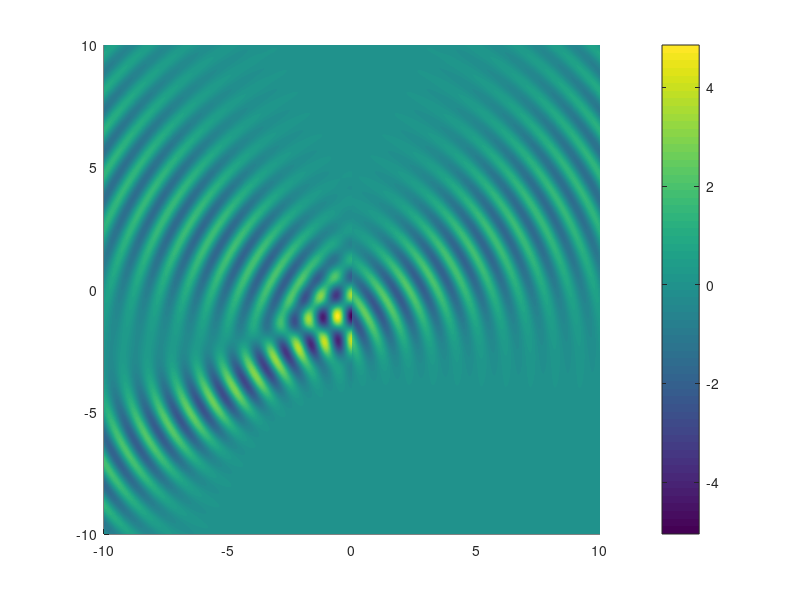

Write MATLAB code to recreate this figure.
clear;
clc;

% Parameter settings
width_gaussian_wave = 1; % Width of the Gaussian wave
amplitude = 1;
wave_number = 2*pi; % Wave number
z_axis = linspace(-10, 10, 1000);
x_axis = linspace(-10, 10, 1000);
[z_grid, x_grid] = meshgrid(z_axis, x_axis); % Space grid
sampling_num = 50; % Sampling frequency
theta = pi/6;
refrac_index1 = 1;
refrac_index2 = 1.5;
distance = 5; % distance of OO'

% Initial Gaussian wave
E0 = amplitude*exp(-x_axis.^2 / width_gaussian_wave^2);

% Fourier transform
E0_f = fftshift(fft(E0));

% Frequency grid
wavenumber_x = 2*pi*linspace(-sampling_num/2, sampling_num/2, 1000);
wavenumber_x = wavenumber_x(481:520);
E0_f = E0_f(481:520);
E0_fp = 1/(2*sqrt(pi))*exp(-wavenumber_x.^2/4);
index = 0;
E_L = zeros(1000,1000);
E_R = zeros(1000,1000);
for wavenumber_xi = wavenumber_x
    index = index + 1;
    wavenumber_zi = wave_number * sqrt(1 - (wavenumber_xi / wave_number)^2);
    wavenumber_znew = -wavenumber_xi*sin(theta)+wavenumber_zi*cos(theta);
    wavenumber_xnew = wavenumber_xi*cos(theta)+wavenumber_zi*sin(theta);
    EI = E0_fp(index)*exp(1i * (wavenumber_xnew.*(x_grid+3)+wavenumber_znew.*(z_grid+3))).*(z_grid<=0);
    ER = E0_fp(index)*exp(1i * (wavenumber_xnew.*(x_grid+3)-wavenumber_znew.*(z_grid-3))).*(z_grid<=0);
    ET = E0_fp(index)*exp(1i * (wavenumber_xnew.*(x_grid+3)+sqrt(wave_number^2-wavenumber_xnew^2).*z_grid+wavenumber_znew*3)).*(z_grid>0);
    E_L = E_L + EI + ER;
    E_R = E_R + ET;
end

E_real = real(E_L+E_R);                                                                                  

figure;
surf(z_axis,x_axis,E_real);
colorbar;
view(0,90);
shading interp;